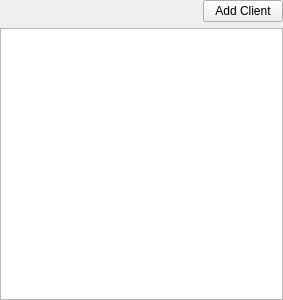
<?xml version="1.0" encoding="UTF-8"?>
<ui version="4.0">
 <class>QUaModbusClientWidget</class>
 <widget class="QWidget" name="QUaModbusClientWidget">
  <property name="geometry">
   <rect>
    <x>0</x>
    <y>0</y>
    <width>283</width>
    <height>300</height>
   </rect>
  </property>
  <property name="windowTitle">
   <string>Form</string>
  </property>
  <layout class="QGridLayout" name="gridLayout">
   <property name="leftMargin">
    <number>0</number>
   </property>
   <property name="topMargin">
    <number>0</number>
   </property>
   <property name="rightMargin">
    <number>0</number>
   </property>
   <property name="bottomMargin">
    <number>0</number>
   </property>
   <item row="0" column="0">
    <spacer name="horizontalSpacer">
     <property name="orientation">
      <enum>Qt::Horizontal</enum>
     </property>
     <property name="sizeHint" stdset="0">
      <size>
       <width>199</width>
       <height>20</height>
      </size>
     </property>
    </spacer>
   </item>
   <item row="0" column="1">
    <widget class="QPushButton" name="pushButtonAddClient">
     <property name="text">
      <string>Add Client</string>
     </property>
    </widget>
   </item>
   <item row="1" column="0" colspan="2">
    <widget class="QTreeView" name="treeViewModbus"/>
   </item>
  </layout>
 </widget>
 <resources/>
 <connections/>
</ui>
